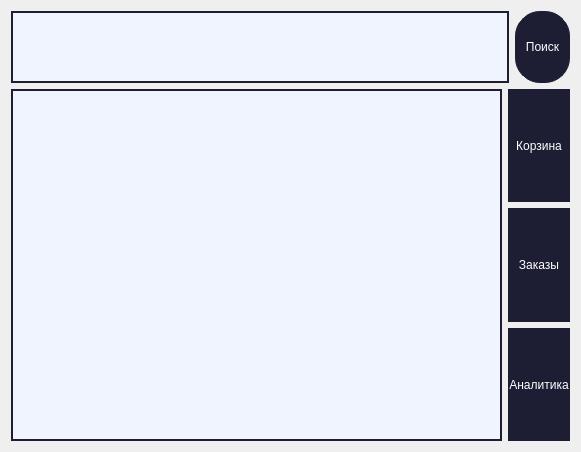
<?xml version="1.0" encoding="UTF-8"?>
<ui version="4.0">
 <class>Menu</class>
 <widget class="QWidget" name="Menu">
  <property name="geometry">
   <rect>
    <x>0</x>
    <y>0</y>
    <width>581</width>
    <height>452</height>
   </rect>
  </property>
  <property name="windowTitle">
   <string>Form</string>
  </property>
  <property name="styleSheet">
   <string notr="true"/>
  </property>
  <layout class="QGridLayout" name="gridLayout_2" rowstretch="10,0,90">
   <item row="0" column="0">
    <layout class="QHBoxLayout" name="horizontalLayout" stretch="90,10">
     <item>
      <widget class="QTextEdit" name="textEdit">
       <property name="font">
        <font>
         <pointsize>30</pointsize>
        </font>
       </property>
       <property name="styleSheet">
        <string notr="true">background-color: rgb(240, 244, 255);
border: 2px solid #1d1e33;</string>
       </property>
      </widget>
     </item>
     <item>
      <widget class="QPushButton" name="pushButton_2">
       <property name="sizePolicy">
        <sizepolicy hsizetype="Minimum" vsizetype="Preferred">
         <horstretch>0</horstretch>
         <verstretch>0</verstretch>
        </sizepolicy>
       </property>
       <property name="styleSheet">
        <string notr="true">#pushButton_2{
background-color: #1d1e33;
color: #ffffff;
font-family: 'GOST type A';
border: 1px solid  #1d1e33;
border-radius: 25px;
font-size: 20px+1vw;
}</string>
       </property>
       <property name="text">
        <string>Поиск</string>
       </property>
      </widget>
     </item>
    </layout>
   </item>
   <item row="2" column="0">
    <layout class="QHBoxLayout" name="horizontalLayout_2" stretch="90,10">
     <item>
      <widget class="QListView" name="listView">
       <property name="styleSheet">
        <string notr="true">background-color: rgb(240, 244, 255);
border: 2px solid #1d1e33;</string>
       </property>
      </widget>
     </item>
     <item>
      <layout class="QVBoxLayout" name="verticalLayout" stretch="28,28,28">
       <property name="topMargin">
        <number>0</number>
       </property>
       <property name="bottomMargin">
        <number>0</number>
       </property>
       <item>
        <widget class="QPushButton" name="pushButton">
         <property name="sizePolicy">
          <sizepolicy hsizetype="Minimum" vsizetype="Preferred">
           <horstretch>0</horstretch>
           <verstretch>0</verstretch>
          </sizepolicy>
         </property>
         <property name="styleSheet">
          <string notr="true">#pushButton{
background-color: #1d1e33;
color: #ffffff;
font-family: 'GOST type A';
border: 1px solid  #1d1e33;
/*border-radius: 25px;*/
font-size: 16px+1vw;
}</string>
         </property>
         <property name="text">
          <string>Корзина</string>
         </property>
        </widget>
       </item>
       <item>
        <widget class="QPushButton" name="pushButton_3">
         <property name="sizePolicy">
          <sizepolicy hsizetype="Minimum" vsizetype="Preferred">
           <horstretch>0</horstretch>
           <verstretch>0</verstretch>
          </sizepolicy>
         </property>
         <property name="styleSheet">
          <string notr="true">#pushButton_3{
background-color: #1d1e33;
color: #ffffff;
font-family: 'GOST type A';
border: 1px solid  #1d1e33;
/*border-radius: 25px;*/
font-size: 16px+1vw;
}</string>
         </property>
         <property name="text">
          <string>Заказы</string>
         </property>
        </widget>
       </item>
       <item>
        <widget class="QPushButton" name="pushButton_4">
         <property name="sizePolicy">
          <sizepolicy hsizetype="Minimum" vsizetype="Preferred">
           <horstretch>0</horstretch>
           <verstretch>0</verstretch>
          </sizepolicy>
         </property>
         <property name="styleSheet">
          <string notr="true">#pushButton_4{
background-color: #1d1e33;
color: #ffffff;
font-family: 'GOST type A';
border: 1px solid  #1d1e33;
/*border-radius: 25px;*/
font-size: 16px+1vw;
}</string>
         </property>
         <property name="text">
          <string>Аналитика</string>
         </property>
        </widget>
       </item>
      </layout>
     </item>
    </layout>
   </item>
  </layout>
 </widget>
 <resources/>
 <connections/>
</ui>
